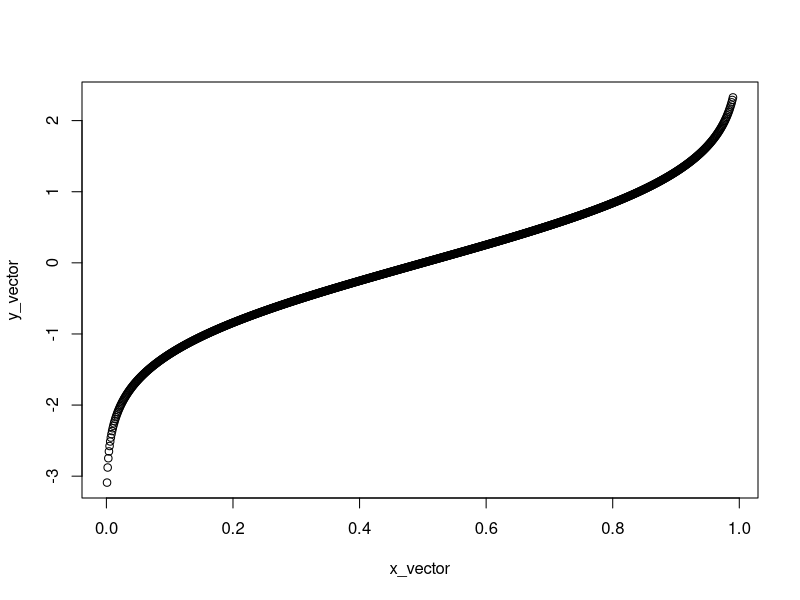
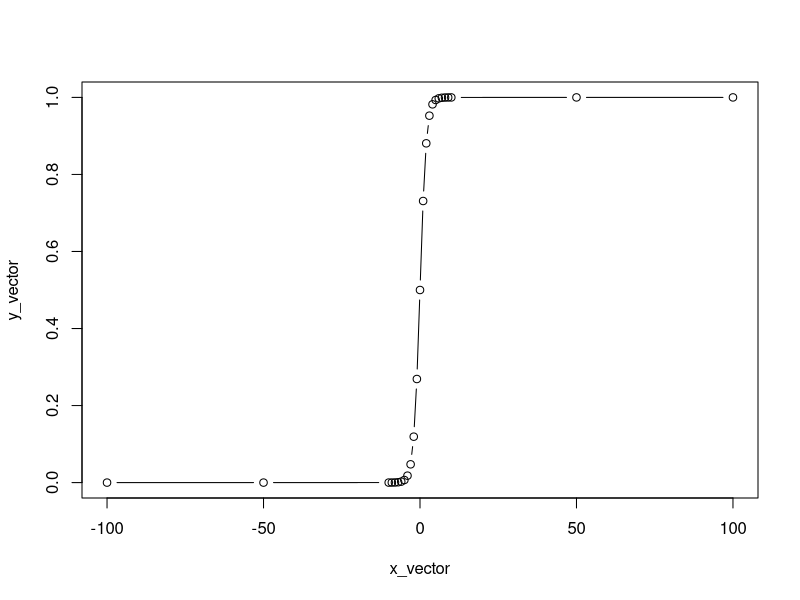

Here is the R script that generated these plots, in order:
## ---- chunk 1

samplesize_twosampleproportion <- function(p1,p0,alpha, beta, superiority_delta){
  num = qnorm(alpha) + qnorm(beta)
  denom = p1 - p0 - superiority_delta
  
    n = ( (p1 * (1- p1)) + (p0 * (1-p0))) * ((num)/(denom))^2
  
  return(n) 
  
}

samplesize_twosampleproportion(p1 = 0.45,p0 = 0.10,alpha = 0.05,beta = 0.2,superiority_delta = 0.05)

## ---- chunk 2

x_vector = c()
y_vector = c()
vector_assess = seq.int(0.001,0.99,0.001)
for (i in seq_along(vector_assess)) {
  x_vector[i] <- vector_assess[i]
  y_vector[i] <- qnorm(vector_assess[i])
  # print(y_vector)
  # print(x_vector)
  
}

# x_vector
# y_vector

plot(x_vector,y_vector)
## ---- chunk 3

x_vector = c()
y_vector = c()
# vector_assess = c(-Inf,-1,0, 1, Inf)
vector_assess = c(-Inf,-100,-50,-10,-9,-8,-7,-6,-5,-4,-3,-2,-1,0,1,2,3,4,5,6,7,8,9,10,50,100,Inf)
for (i in seq_along(vector_assess)) {
  x_vector[i] <- vector_assess[i]
  y_vector[i] <- 1/(1+(1/exp(vector_assess[i])))
  # print(y_vector)
  # print(x_vector)
  
}

# x_vector
# y_vector

plot(x_vector,y_vector,type = "b")
